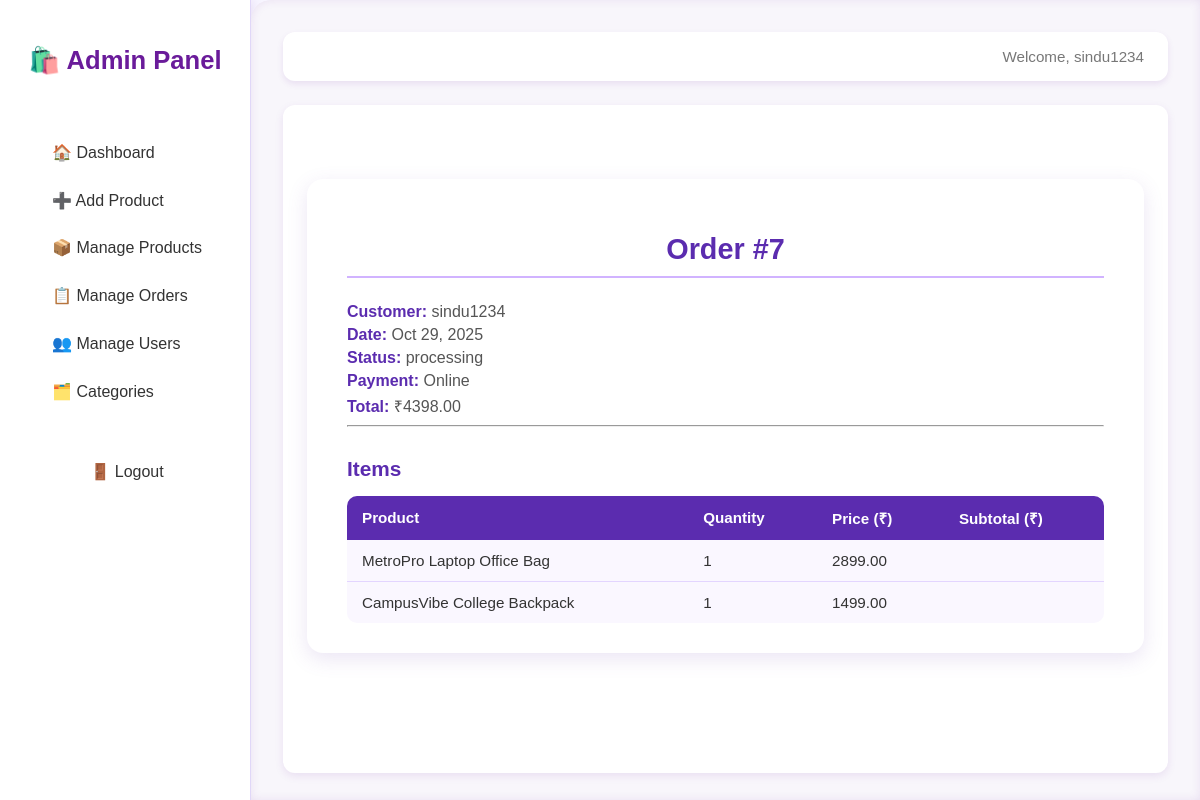
The page /admin-panel/order/7/ (signed in) on the database its author committed.
### shop/models.py (models this page shows, shortened)
class User(AbstractUser):
    ROLE_CHOICES = (
        ('customer', 'Customer'),
        ('admin', 'Admin'),
        ('delivery', 'Delivery'),
    )
    role = models.CharField(max_length=20, choices=ROLE_CHOICES, default='customer')
    phone = models.CharField(max_length=15, blank=True, null=True)
    address = models.TextField(blank=True, null=True)

class Order(models.Model):
    STATUS_CHOICES = (
        ('pending', 'Pending'),
        ('processing', 'Processing'),
        ('shipped', 'Shipped'),
        ('delivered', 'Delivered'),
        ('cancelled', 'Cancelled'),
    )
    PAYMENT_METHODS = (
        ('COD', 'Cash on Delivery'),
        ('Online', 'Online Payment'),
    )
    customer = models.ForeignKey(User, on_delete=models.CASCADE, related_name='orders')
    delivery_person = models.ForeignKey(
        User, on_delete=models.SET_NULL, null=True, blank=True,
        limit_choices_to={'role': 'delivery'}, related_name='deliveries'
    )
    status = models.CharField(max_length=50, choices=STATUS_CHOICES, default='pending')
    payment_method = models.CharField(max_length=20, choices=PAYMENT_METHODS)
    total_amount = models.DecimalField(max_digits=10, decimal_places=2)
    address = models.TextField()
    created_at = models.DateTimeField(auto_now_add=True)
    class Meta:
        ordering = ['-created_at']

class OrderItem(models.Model):
    order = models.ForeignKey(Order, on_delete=models.CASCADE, related_name='items')
    product = models.ForeignKey(Product, on_delete=models.CASCADE)
    quantity = models.PositiveIntegerField(default=1)
    price = models.DecimalField(max_digits=10, decimal_places=2)

class Product(models.Model):
    name = models.CharField(max_length=200)
    category = models.ForeignKey(Category, on_delete=models.CASCADE, related_name='products')
    price = models.DecimalField(max_digits=10, decimal_places=2)
    description = models.TextField()
    image = models.ImageField(
    upload_to='products/',
    blank=True,
    null=True,
    default='products/default.jpg'
    )
    stock = models.PositiveIntegerField()
    is_featured = models.BooleanField(default=False)
    created_at = models.DateTimeField(auto_now_add=True)
    class Meta:
        ordering = ['-created_at']

### shop/views.py (the view)
# urls.py: path('admin-panel/order/<int:order_id>/', views.admin_order_detail, name='admin_order_detail'),
@login_required(login_url='login')
def admin_order_detail(request, order_id):
    order = get_object_or_404(Order, id=order_id)
    items = OrderItem.objects.filter(order=order)
    return render(request, 'admin/order_detail.html', {
        'order': order,
        'items': items
    })

### templates/admin/order_detail.html
{% extends 'admin_base.html' %}
{% load static %}
{% block extra_css %}
<link rel="stylesheet" href="{% static 'css/admin_order_detail.css' %}">
{% endblock %}
{% block content %}
<section class="admin-order-detail">
  <div class="container">
    <h2>Order #{{ order.id }}</h2>
    <p><strong>Customer:</strong> {{ order.customer.username }}</p>
    <p><strong>Date:</strong> {{ order.created_at|date:"M d, Y" }}</p>
    <p><strong>Status:</strong> {{ order.status }}</p>
    <p><strong>Payment:</strong> {{ order.payment_method }}</p>
    <p><strong>Total:</strong> ₹{{ order.total_amount }}</p>
    <hr>
    <h3>Items</h3>
    <table class="table">
      <thead>
        <tr>
          <th>Product</th>
          <th>Quantity</th>
          <th>Price (₹)</th>
          <th>Subtotal (₹)</th>
        </tr>
      </thead>
      <tbody>
        {% for item in items %}
        <tr>
          <td>{{ item.product.name }}</td>
          <td>{{ item.quantity }}</td>
          <td>{{ item.price }}</td>
          <td>{{ item.quantity|add:"0"|floatformat:2|add:item.price }}</td>
        </tr>
        {% endfor %}
      </tbody>
    </table>
  </div>
</section>
{% endblock %}

### templates/admin_base.html (shortened to what this page needs)
{% load static %}
<!DOCTYPE html>
<html lang="en">
<head>
    <link rel="stylesheet" href="{% static 'css/admin_base.css' %}">
    {% block extra_css %}
    {% endblock %}
</head>
<body>
<div class="admin-wrapper">
    <aside class="sidebar">
        <div class="logo">
            <h2>🛍️ Admin Panel</h2>
        </div>
        <nav>
            <ul>
                <li><a href="{% url 'admin_dashboard' %}" class="nav-link">🏠 Dashboard</a></li>
                <li><a href="{% url 'add_product' %}" class="nav-link">➕ Add Product</a></li>
                <li><a href="{% url 'manage_products' %}" class="nav-link">📦 Manage Products</a></li>
                <li><a href="{% url 'manage_orders' %}" class="nav-link">📋 Manage Orders</a></li>
                <li><a href="{% url 'manage_users' %}" class="nav-link">👥 Manage Users</a></li>
                <li><a href="{% url 'manage_categories' %}" class="nav-link">🗂️ Categories</a></li>
                <li><a href="{% url 'logout' %}" class="nav-link logout">🚪 Logout</a></li>
            </ul>
        </nav>
    </aside>
    <main class="main-content">
        <header class="admin-header">
            <p>Welcome, {{ user.username }}</p>
        </header>
        <section class="admin-content">
            {% block content %}{% endblock %}
        </section>
    </main>
</div>
</body>
</html>

### static/css/admin_base.css (style rules this page uses)
:root { --primary: #6a1b9a; --primary-light: #9c27b0; --background: #f8f6fb; --white: #ffffff; --text-dark: #333; --text-light: #777; --border: #e0d7f8; --shadow: rgba(106, 27, 154, 0.1); }
body { font-family: 'Poppins', sans-serif; margin: 0; background-color: var(--background); color: var(--text-dark); display: flex; height: 100vh; overflow: hidden; }
.admin-wrapper { display: flex; width: 100%; height: 100%; }
.sidebar { width: 250px; background: var(--white); color: var(--primary); display: flex; flex-direction: column; align-items: center; padding: 1.5rem 0; box-shadow: 2px 0 10px var(--shadow); border-right: 1px solid var(--border); }
.sidebar .logo { text-align: center; margin-bottom: 2rem; }
.sidebar .logo h2 { font-size: 1.6rem; font-weight: 600; color: var(--primary); }
.sidebar nav ul { list-style: none; padding: 0; width: 100%; margin: 0; }
.sidebar nav ul li { width: 100%; }
.sidebar nav ul li a { display: block; padding: 0.9rem 1.2rem; text-decoration: none; color: var(--text-dark); font-weight: 500; transition: 0.3s ease; border-left: 4px solid transparent; }
.sidebar .logout { margin-top: 2rem; text-align: center; }
.main-content { flex-grow: 1; background: var(--background); padding: 2rem; overflow-y: auto; border-top-left-radius: 20px; box-shadow: inset 0 0 10px var(--shadow); }
.admin-header { display: flex; justify-content: space-between; align-items: center; background: var(--white); padding: 1rem 1.5rem; border-radius: 12px; box-shadow: 0 3px 6px var(--shadow); margin-bottom: 1.5rem; }
.admin-header p { color: var(--text-light); font-size: 0.95rem; margin: 0; }
.admin-content { background: var(--white); padding: 1.5rem; border-radius: 12px; box-shadow: 0 3px 8px var(--shadow); min-height: calc(100vh - 180px); }

### static/css/admin_order_detail.css (style rules this page uses)
body { background-color: #f7f5ff; font-family: 'Poppins', sans-serif; color: #333; }
.admin-order-detail { padding: 50px 0; }
.container { background: #fff; padding: 30px 40px; border-radius: 16px; box-shadow: 0 6px 20px rgba(121, 82, 179, 0.15); max-width: 900px; margin: auto; }
.admin-order-detail h2 { font-size: 1.8rem; color: #5b2caf; text-align: center; margin-bottom: 25px; border-bottom: 2px solid #d1b3ff; padding-bottom: 10px; }
.admin-order-detail h3 { font-size: 1.3rem; color: #5b2caf; margin-top: 30px; margin-bottom: 15px; }
.admin-order-detail p { font-size: 1rem; margin: 5px 0; color: #555; }
.admin-order-detail strong { color: #5b2caf; }
.table { width: 100%; border-collapse: collapse; margin-top: 15px; background-color: #faf7ff; border-radius: 10px; overflow: hidden; }
.table th { background-color: #5b2caf; color: #fff; text-align: left; padding: 12px 15px; font-weight: 600; font-size: 0.95rem; }
.table td { padding: 12px 15px; border-bottom: 1px solid #e3d5ff; font-size: 0.95rem; }
.table tr:last-child td { border-bottom: none; }

### rows shown on the page
User: username "sindu1234"
Order: id "7", customer.username "sindu1234", created_at "Oct 29, 2025", status "processing", payment_method "Online", total_amount "4398.00"
OrderItem: product.name "MetroPro Laptop Office Bag", quantity "1", price "2899.00"
OrderItem: product.name "CampusVibe College Backpack", quantity "1", price "1499.00"
